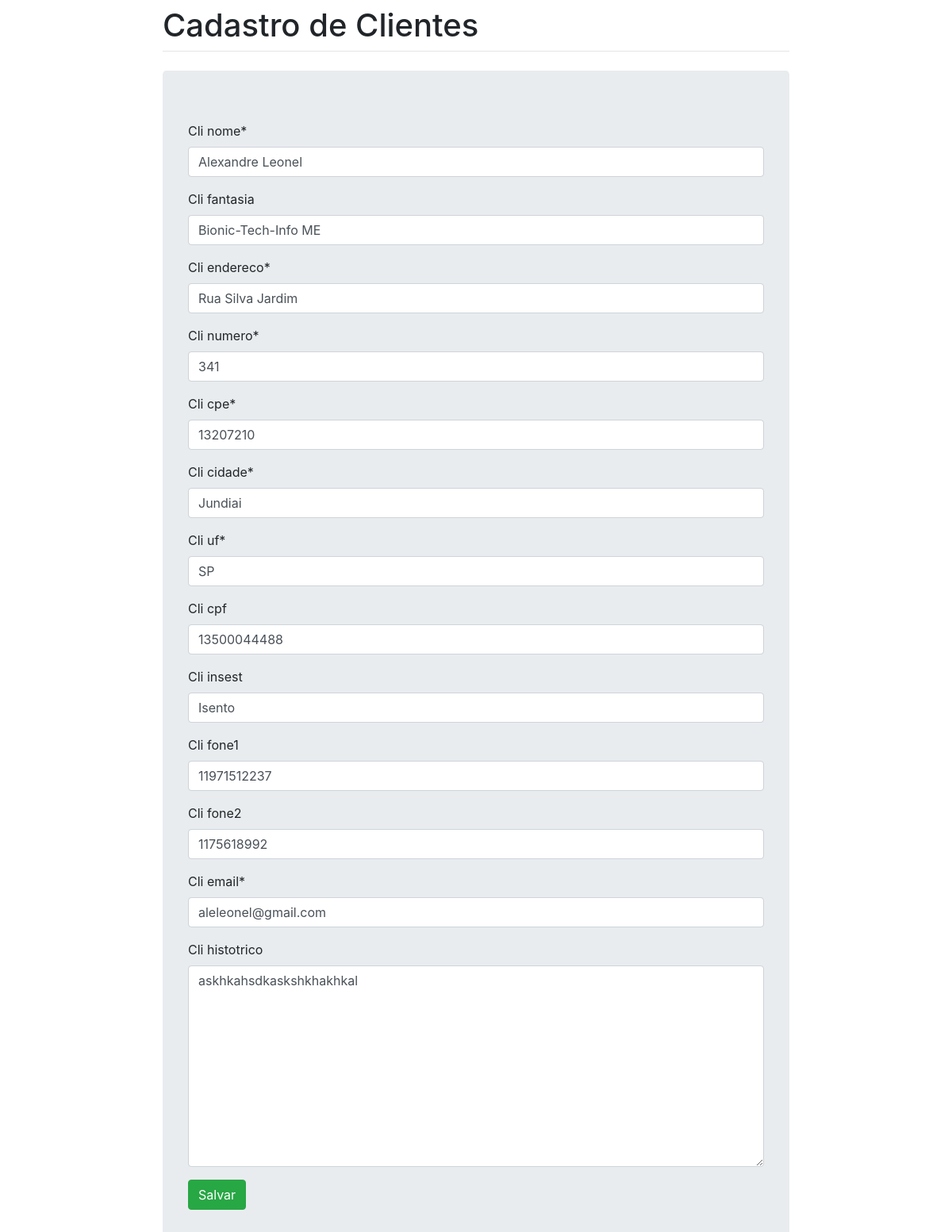
The app's page /clientes/updatecliente/12/ (signed in) with its own data.
### clientes/models.py (models this page shows, shortened)
class Clientes(models.Model):
    cli_id = models.AutoField(primary_key=True, unique=True)
    cli_nome = models.CharField(max_length=50)
    cli_fantasia = models.CharField(max_length=50, blank=True)
    cli_dtcad = models.DateField(auto_now=True)
    cli_endereco = models.CharField(max_length=100)
    cli_numero = models.CharField(max_length=5)
    cli_cpe = models.CharField(max_length=8)
    cli_cidade = models.CharField(max_length=30)
    cli_uf = models.CharField(max_length=2)
    cli_cpf = models.CharField(max_length=11, unique=True, blank=True)
    cli_insest = models.CharField(max_length=11, blank=True)
    cli_fone1 = models.CharField(max_length=11, blank=True)
    cli_fone2 = models.CharField(max_length=11, blank=True)
    cli_email = models.CharField(max_length=30)
    cli_histotrico = models.TextField(max_length=200, blank=True)

### clientes/views.py (the view)
# urls.py: path('updatecliente/<int:cli_id>/', views.clientes_update, name="clientes_update"),
@login_required
def clientes_update(request, cli_id):
    cliente = get_object_or_404(Clientes, pk=cli_id)
    form = ClientesForm(request.POST or None, instance=cliente)
    if form.is_valid():
        form.save()
        return redirect('lista_cliente')
    return render(request,'clientes/clientes_form.html', {'form':form})

### clientes/forms.py
class ClientesForm(ModelForm):
    class Meta:
        model = Clientes
        fields = ['cli_nome', 'cli_fantasia','cli_endereco','cli_numero',
        'cli_cpe','cli_cidade','cli_uf', 'cli_cpf','cli_insest','cli_fone1',
        'cli_fone2','cli_email','cli_histotrico'
        ]

### clientes/templates/clientes/clientes_form.html (shortened to what this page needs)
{% extends 'base2.html' %}
{% load crispy_forms_tags %}
{% block titulo %}Cadastro de Clientes{% endblock %}
 {% block content %}
 <form method= "post">
     {{ form | crispy }}
     <button type= "submit" class= "btn btn-success">Salvar</button>
</form>
{% endblock %}

### records on screen
Clientes: cli_nome "Alexandre Leonel", cli_fantasia "Bionic-Tech-Info ME", cli_endereco "Rua Silva Jardim", cli_numero "341", cli_cpe "13207210", cli_cidade "Jundiai", cli_uf "SP", cli_cpf "13500044488", cli_insest "Isento", cli_fone1 "11971512237", cli_fone2 "1175618992", cli_email "aleleonel@gmail.com", cli_histotrico "askhkahsdkaskshkhakhkal"
